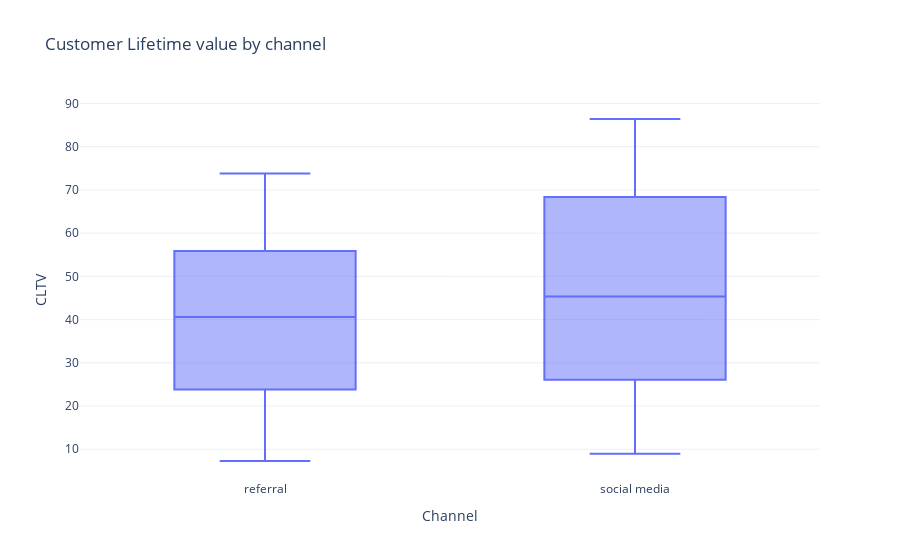

The notebook cell saved with this chart:
### Code cell
# compare the CLTV distributions of the social media and referral channels

subset=data.loc[data['channel'].isin(['social media','referral'])]

fig=px.box(subset,x='channel',y='cltv',title='Customer Lifetime value by channel')


fig.update_xaxes(title='Channel')
fig.update_yaxes(title='CLTV')
fig.update_layout(legend_title='channel')
fig.show()

### Figure 1 — Plotly figure (JSON) as saved in the notebook; plotly's stock layout.template omitted (floating-point values rounded to 4 significant figures; data arrays with more than 128 entries replaced by an {"elided": "..."} marker saying what was removed)
{"data": [{"alignmentgroup": "True", "hovertemplate": "channel=%{x}<br>cltv=%{y}<extra></extra>", "legendgroup": "", "marker": {"color": "#636efa"}, "name": "", "notched": false, "offsetgroup": "", "orientation": "v", "showlegend": false, "type": "box", "x": {"elided": "392 str values"}, "x0": " ", "xaxis": "x", "y": {"elided": "392 float values"}, "y0": " ", "yaxis": "y"}], "layout": {"boxmode": "group", "legend": {"title": {"text": "channel"}, "tracegroupgap": 0}, "title": {"text": "Customer Lifetime value by channel"}, "xaxis": {"anchor": "y", "domain": [0, 1], "title": {"text": "Channel"}}, "yaxis": {"anchor": "x", "domain": [0, 1], "title": {"text": "CLTV"}}}}
